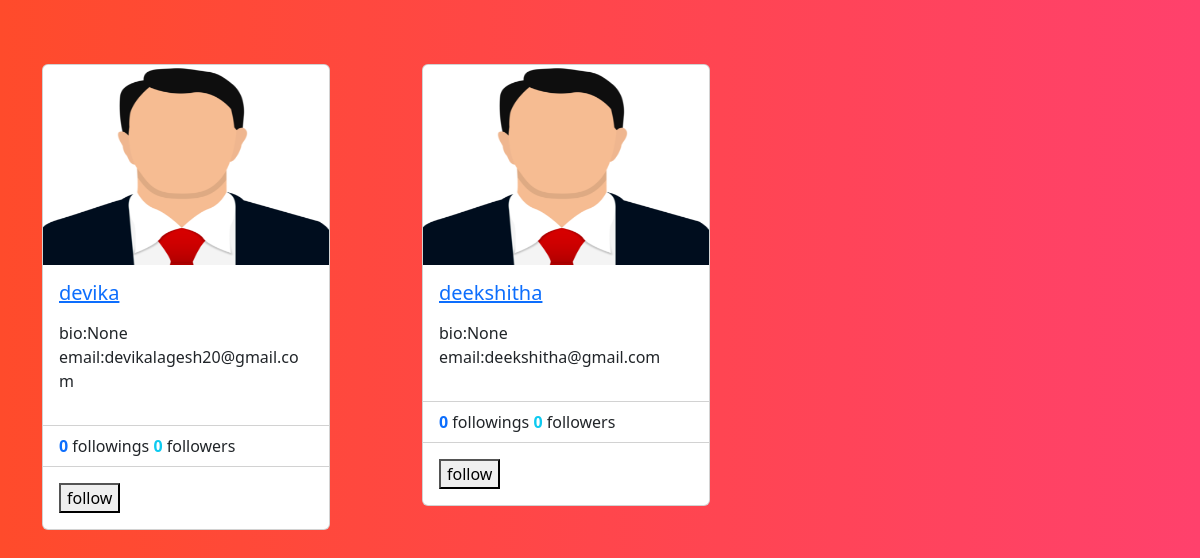
The app's page /profiles/all (signed in), older data.
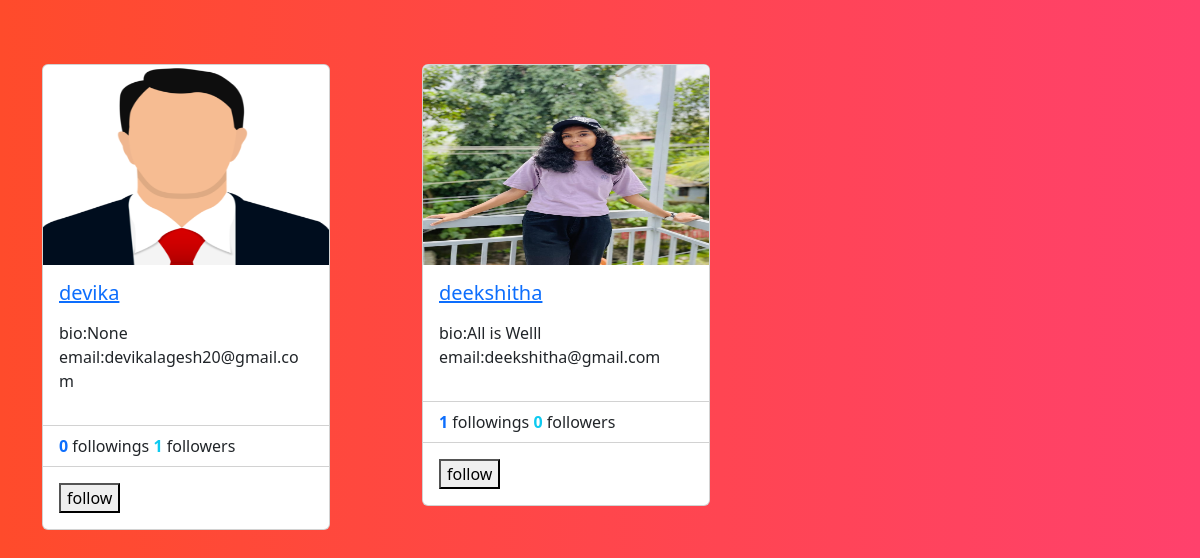
The same page, newer data.
### social/models.py (models this page shows)
class UserProfile(models.Model):
    user=models.OneToOneField(User,on_delete=models.CASCADE,related_name="profile")
    address=models.CharField(max_length=200,null=True)
    phone=models.CharField(max_length=200,null=True)
    profile_pic=models.ImageField(upload_to="profilepics",null=True,blank=True)
    dob=models.DateField(null=True)
    bio=models.CharField(max_length=200,null=True)
    following=models.ManyToManyField("self",related_name="followed_by",symmetrical=False,null=True)
    block=models.ManyToManyField("self",related_name="blocked",symmetrical=False,null=True)
    def __str__(self):
        return self.user.username

### social/views.py (the view)
# urls.py: path("profiles/all",views.ProfileListView.as_view(),name="profile-list"),
class ProfileListView(View):
    def get(self,request,*args,**kwargs):
        qs=UserProfile.objects.all().exclude(user=request.user)
        return render(request,"profile_list.html",{"data":qs})

### social/templates/profile_list.html (shortened to what this page needs)
<!DOCTYPE html>
{%load static%}
<html lang="en">
<head>
    <link href="https://cdn.jsdelivr.net/npm/bootstrap@5.3.2/dist/css/bootstrap.min.css" rel="stylesheet"
>
</head>
<body style="background: #FF416C;
background: -webkit-linear-gradient(to right, #FF4B2B, #FF416C);
background: linear-gradient(to right, #FF4B2B, #FF416C);">
    <div class="container">
        <div class="row mt-5">
            {%for profile in data%}
            <div class="col-4 mt-3">
                <div class="card" style="width: 18rem;">
                    {%if profile.profile_pic%}
                    <img src="{{profile.profile_pic.url}}" class="card-img-top" alt="..." height="200px">
                    {%else%}
                    <img src="{%static 'social/images/profilepic.png'%}" class="card-img-top" alt="..." height="200px">
                    {%endif%}
                    <div class="card-body">
                        <h5 class="card-title">
                            <a href="{%url 'profile-detail' profile.id%}">{{profile}}</a>
                        </h5>
                        <p class="card-text">
                        <div>
                            bio:{{profile.bio}}
                        </div>
                        <div>
                            email:{{profile.user.email}}
                        </div>
                        </p>
                    </div>
                    <ul class="list-group list-group-flush">
                        <li class="list-group-item">
                            <span class="fw-bold text-primary"> {{profile.following.count}}</span> followings
                            <span class="fw-bold text-info"> {{profile.followed_by.count}}</span> followers
                        </li>
                    </ul>
                    <div class="card-body">
                        <form action="{%url 'follow' profile.id%}" method="post">
                            {%if profile in request.user.profile.following.all%}
                            <button type="submit"  name="action" value="unfollow">unfollow</button>
                            {%else%}
                            <button type="submit"  name="action" value="follow">follow</button>
                            {%endif%}
                        </form>
                    </div>
                </div>
            </div>
            {%endfor%}
        </div>
    </div>
</body>
</html>

Row changes from the older to the newer data that the page shows:
computed for UserProfile "None": followed_by.count "0" → "1"
changed UserProfile "deekshitha": profile_pic: picture added; bio "None" → "All is Welll"; following.count "0" → "1"
